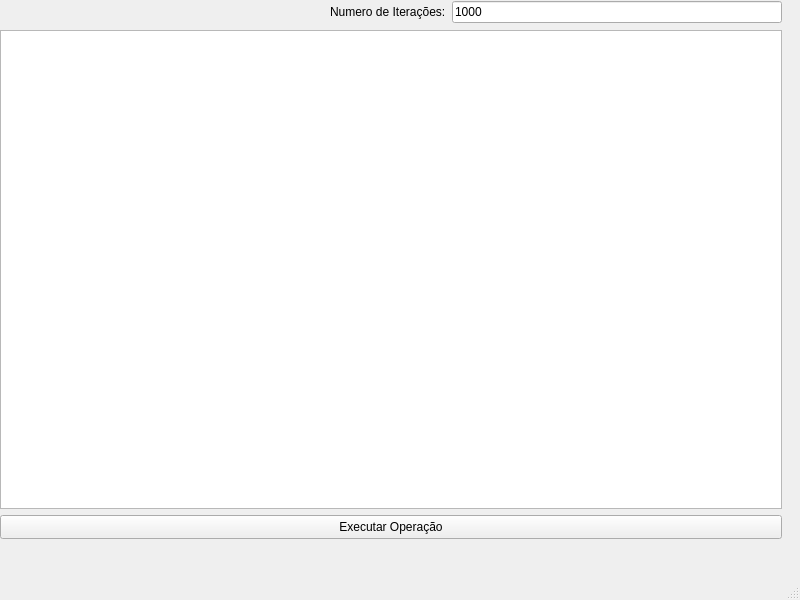
<?xml version="1.0" encoding="UTF-8"?>
<ui version="4.0">
 <class>MainWindow</class>
 <widget class="QMainWindow" name="MainWindow">
  <property name="geometry">
   <rect>
    <x>0</x>
    <y>0</y>
    <width>800</width>
    <height>600</height>
   </rect>
  </property>
  <property name="windowTitle">
   <string>MainWindow</string>
  </property>
  <widget class="QWidget" name="centralwidget">
   <widget class="QPushButton" name="pushButton">
    <property name="geometry">
     <rect>
      <x>0</x>
      <y>515</y>
      <width>782</width>
      <height>24</height>
     </rect>
    </property>
    <property name="text">
     <string>Executar Operação</string>
    </property>
   </widget>
   <widget class="QTextEdit" name="textEdit">
    <property name="geometry">
     <rect>
      <x>0</x>
      <y>30</y>
      <width>782</width>
      <height>479</height>
     </rect>
    </property>
    <property name="readOnly">
     <bool>true</bool>
    </property>
   </widget>
   <widget class="QWidget" name="horizontalLayoutWidget">
    <property name="geometry">
     <rect>
      <x>0</x>
      <y>0</y>
      <width>782</width>
      <height>24</height>
     </rect>
    </property>
    <layout class="QHBoxLayout" name="horizontalLayout">
     <item>
      <spacer name="horizontalSpacer">
       <property name="orientation">
        <enum>Qt::Horizontal</enum>
       </property>
       <property name="sizeHint" stdset="0">
        <size>
         <width>40</width>
         <height>20</height>
        </size>
       </property>
      </spacer>
     </item>
     <item>
      <widget class="QLabel" name="label">
       <property name="text">
        <string>Numero de Iterações:</string>
       </property>
      </widget>
     </item>
     <item>
      <widget class="QLineEdit" name="lineEdit">
       <property name="text">
        <string>1000</string>
       </property>
      </widget>
     </item>
    </layout>
   </widget>
  </widget>
  <widget class="QMenuBar" name="menubar">
   <property name="geometry">
    <rect>
     <x>0</x>
     <y>0</y>
     <width>800</width>
     <height>22</height>
    </rect>
   </property>
  </widget>
  <widget class="QStatusBar" name="statusbar"/>
 </widget>
 <resources/>
 <connections/>
</ui>
